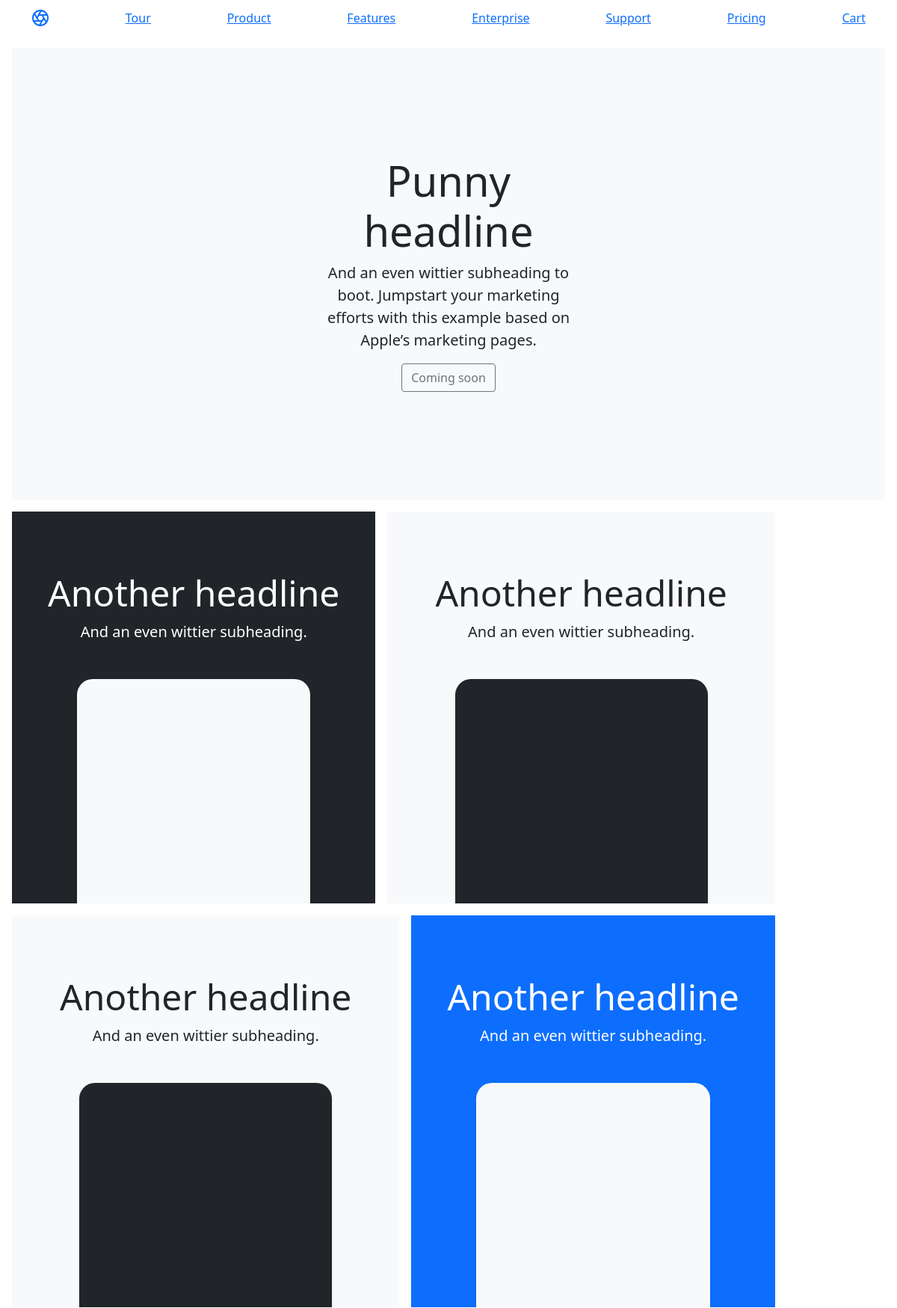
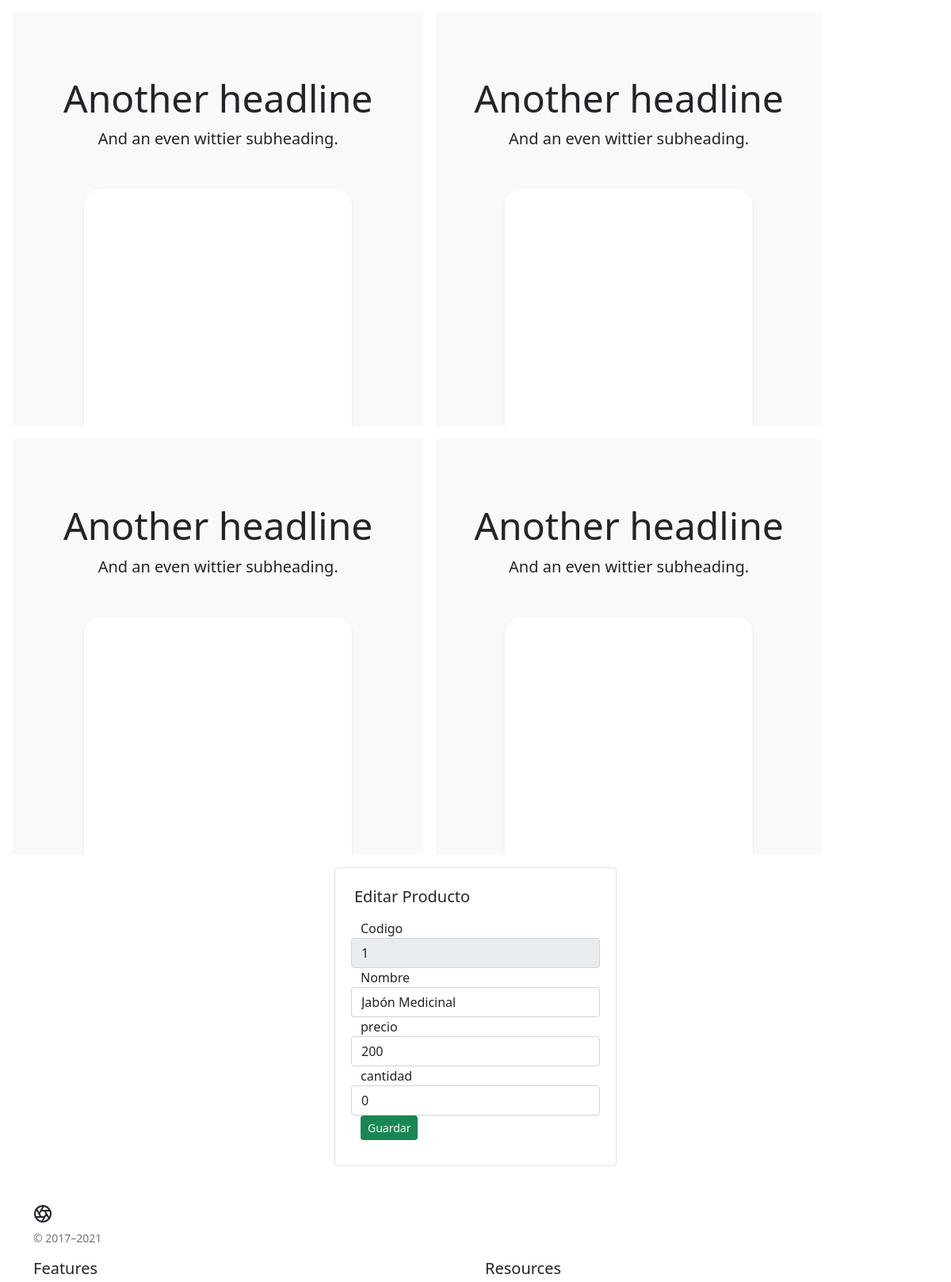
The page /editar/1 (upper part) on the database its author committed (2 pictures, top to bottom).
### producto/models.py (models this page shows, shortened)
class Producto(models.Model):
    codigo = models.CharField(primary_key= True,max_length =6)
    nombre = models.CharField(max_length =50)
    precio = models.PositiveIntegerField()
    cantidad = models.PositiveIntegerField()

### producto/views.py (the view)
# urls.py: path('editar/<codigo>', views.edicionProducto),
def edicionProducto(request,codigo):
    prod = Producto.objects.get(codigo=codigo)
    if prod:
        return render(request,'editarProducto.html', {'producto': prod})
    else:
        messages.success(request,"No se encontro el producto con codigo %d" , codigo)
        return redirect('/')

### producto/templates/editarProducto.html
{% extends 'base.html' %}
{%block body%}
<div class="row">
    <div class="col-4 offset-md-4">
    <div class=" border rounded p-4">
        <h5 class="">Editar Producto</h5>
        <div class="p-1">
            <form class="p-1" action="/editarproducto/" method="post">{% csrf_token %}
                <div class="form-group row">
                    <label for="codigo">Codigo</label>
                    <input type="number" class="form-control" name="codigo" placeholder="codigo" value="{{ producto.codigo }}" readonly/>
                </div>
                <div class="form-group row">
                    <label for="nombre">Nombre</label>
                    <input type="text" class="form-control" name="nombre" placeholder="nombre" value="{{ producto.nombre }}" />
                </div>
                <div class="form-group row">
                    <label for="precio">precio</label>
                    <input type="number" class="form-control" name="precio" placeholder="precio" value="{{ producto.precio }}" />
                </div>
                <div class="form-group row">
                    <label for="cantidad">cantidad</label>
                    <input type="number" class="form-control" name="cantidad" placeholder="cantidad" value="{{ producto.cantidad }}"/>
                </div>
                <input type="submit" class="btn btn-success btn-sm text-light" value="Guardar" />
            </form>
        </div>
    </div>
</div>
</div>
{%endblock%}

### rows shown on the page
Producto: codigo "1", nombre "Jabón Medicinal", precio "200", cantidad "0"
